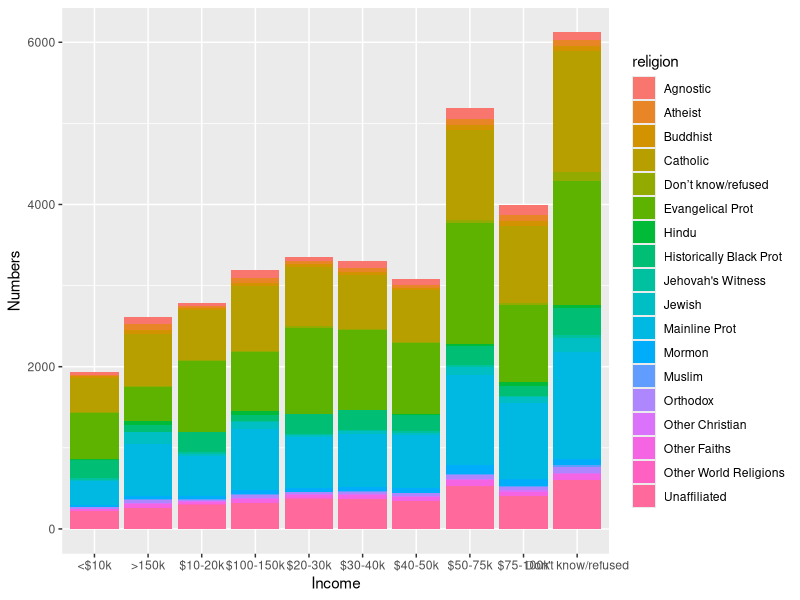

Here is the R script that generated this plot:
library(tidyr)
library(ggplot2)

r_l <- pivot_longer(relig_income,
                    !religion, 
                    names_to = "Income", 
                    values_to = "Numbers")

ggplot(r_l,aes(x=Income,y=Numbers,fill=religion))+geom_bar(stat="identity")


